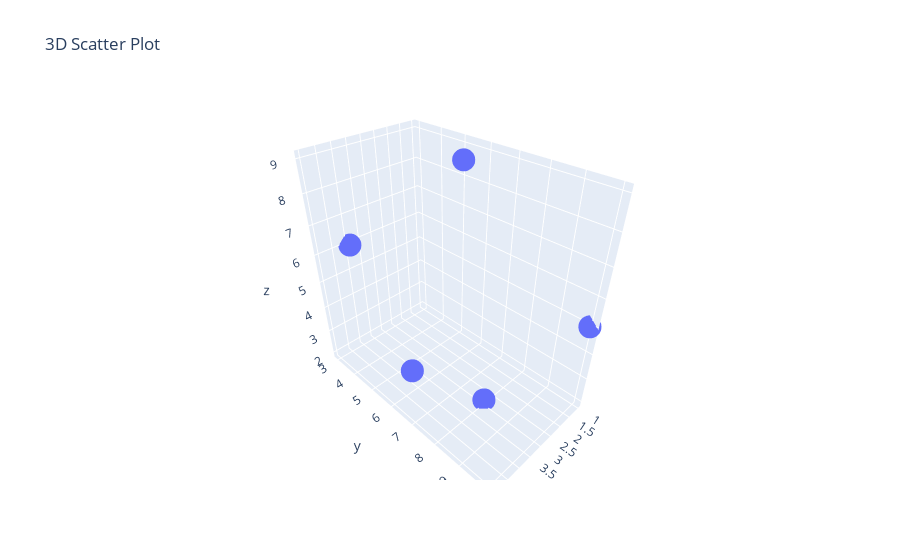

This figure's notebook cell:
### Code cell
# Create a 3D scatter plot
fig = px.scatter_3d(df, x='x', y='y', z='z', title='3D Scatter Plot')

# Show the plot
fig.show()

### Figure 1 — Plotly figure (JSON) as saved in the notebook; plotly's stock layout.template omitted (floating-point values rounded to 4 significant figures)
{"data": [{"hovertemplate": "x=%{x}<br>y=%{y}<br>z=%{z}<extra></extra>", "legendgroup": "", "marker": {"color": "#636efa", "symbol": "circle"}, "mode": "markers", "name": "", "scene": "scene", "showlegend": false, "type": "scatter3d", "x": [1, 2, 3, 4, 5], "y": [10, 6, 8, 3, 7], "z": [5, 9, 2, 6, 4]}], "layout": {"legend": {"tracegroupgap": 0}, "scene": {"domain": {"x": [0, 1], "y": [0, 1]}, "xaxis": {"title": {"text": "x"}}, "yaxis": {"title": {"text": "y"}}, "zaxis": {"title": {"text": "z"}}}, "title": {"text": "3D Scatter Plot"}}}
